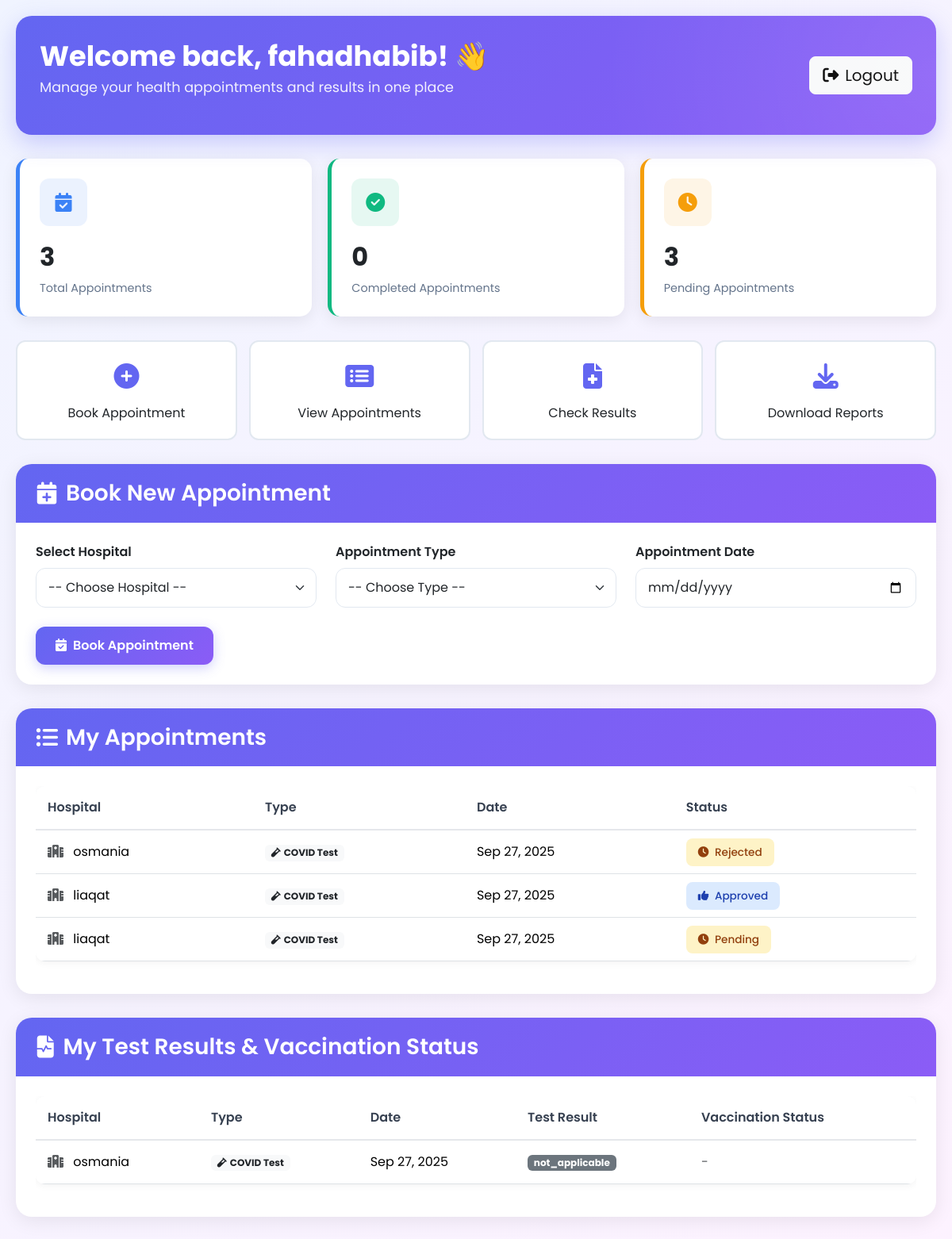
/patient_dashboard.php (signed in), run on the app's committed database.
### tables this page shows
CREATE TABLE `appointments` (
  `id` int(11) NOT NULL,
  `patient_id` int(11) NOT NULL,
  `hospital_id` int(11) NOT NULL,
  `vaccine_id` int(11) DEFAULT NULL,
  `type` enum('test','vaccination') NOT NULL,
  `appointment_date` date NOT NULL,
  `status` enum('pending','approved','rejected','completed') DEFAULT 'pending',
  `created_at` timestamp NOT NULL DEFAULT current_timestamp()
);

CREATE TABLE `users` (
  `id` int(11) NOT NULL,
  `name` varchar(100) NOT NULL,
  `email` varchar(100) NOT NULL,
  `password` varchar(255) NOT NULL,
  `phone` varchar(20) DEFAULT NULL,
  `address` text DEFAULT NULL,
  `role` enum('admin','hospital','patient') NOT NULL DEFAULT 'patient',
  `status` enum('pending','approved','rejected') DEFAULT 'approved',
  `created_at` timestamp NOT NULL DEFAULT current_timestamp()
);

CREATE TABLE `results` (
  `id` int(11) NOT NULL,
  `appointment_id` int(11) NOT NULL,
  `test_result` enum('positive','negative','not_applicable') DEFAULT 'not_applicable',
  `vaccination_status` enum('not_done','1st_dose','2nd_dose','completed') DEFAULT 'not_done',
  `remarks` text DEFAULT NULL,
  `updated_at` timestamp NOT NULL DEFAULT current_timestamp() ON UPDATE current_timestamp()
);

### patient_dashboard.php (the view, shortened to what this page needs)
<?php
include 'connection.php';
$patient_id = $_SESSION['patient_id'];
$appointments = mysqli_query($conn,
    "SELECT a.appointment_date, a.type, a.status, h.name AS hospital_name
     FROM appointments a
     JOIN users h ON a.hospital_id = h.id
     WHERE a.patient_id = '$patient_id'
     ORDER BY a.appointment_date DESC");
$results = mysqli_query($conn, "
    SELECT a.appointment_date, a.type, h.name AS hospital_name, r.test_result, r.vaccination_status
    FROM results r
    JOIN appointments a ON r.appointment_id = a.id
    JOIN users h ON a.hospital_id = h.id
    WHERE a.patient_id = '$patient_id'
    ORDER BY a.appointment_date DESC
");
$total_appointments = mysqli_num_rows($appointments);
$completed_appointments = mysqli_query($conn, "SELECT COUNT(*) as count FROM appointments WHERE patient_id = '$patient_id' AND status='completed'");
$completed_count = mysqli_fetch_assoc($completed_appointments)['count'];
mysqli_data_seek($appointments, 0);
?>
<!DOCTYPE html>
<html lang="en">
<head>
    <link rel="stylesheet" href="https://cdn.jsdelivr.net/npm/bootstrap@5.3.3/dist/css/bootstrap.min.css">
    <link rel="stylesheet" href="https://cdnjs.cloudflare.com/ajax/libs/font-awesome/6.4.0/css/all.min.css">
</head>
<body>
<div class="dashboard-container">
    <div class="dashboard-header">
        <div class="row align-items-center">
            <div class="col-md-8">
                <div class="welcome-text">
                    <h1>Welcome back, <?php echo htmlspecialchars($_SESSION['patient_name']); ?>! 👋</h1>
                    <p>Manage your health appointments and results in one place</p>
                </div>
            </div>
            <div class="col-md-4 text-end">
                <a href="patient_logout.php" class="btn btn-light btn-lg">
                    <i class="fas fa-sign-out-alt me-2"></i>Logout
                </a>
            </div>
        </div>
    </div>
    <div class="stats-grid">
        <div class="stat-card appointments">
            <div class="stat-icon">
                <i class="fas fa-calendar-check"></i>
            </div>
            <div class="stat-number"><?php echo $total_appointments; ?></div>
            <div class="stat-label">Total Appointments</div>
        </div>
        <div class="stat-card completed">
            <div class="stat-icon">
                <i class="fas fa-check-circle"></i>
            </div>
            <div class="stat-number"><?php echo $completed_count; ?></div>
            <div class="stat-label">Completed Appointments</div>
        </div>
        <div class="stat-card pending">
            <div class="stat-icon">
                <i class="fas fa-clock"></i>
            </div>
            <div class="stat-number"><?php echo $total_appointments - $completed_count; ?></div>
            <div class="stat-label">Pending Appointments</div>
        </div>
    </div>
    <div class="quick-actions">
        <a href="#book-appointment" class="action-btn">
            <div class="action-icon">
                <i class="fas fa-plus-circle"></i>
            </div>
            <div class="action-text">Book Appointment</div>
        </a>
        <a href="#my-appointments" class="action-btn">
            <div class="action-icon">
                <i class="fas fa-list-alt"></i>
            </div>
            <div class="action-text">View Appointments</div>
        </a>
        <a href="#my-results" class="action-btn">
            <div class="action-icon">
                <i class="fas fa-file-medical"></i>
            </div>
            <div class="action-text">Check Results</div>
        </a>
        <a href="#" class="action-btn">
            <div class="action-icon">
                <i class="fas fa-download"></i>
            </div>
            <div class="action-text">Download Reports</div>
        </a>
    </div>
    <div class="section-card" id="book-appointment">
        <div class="card-header-custom">
            <h3><i class="fas fa-calendar-plus"></i> Book New Appointment</h3>
        </div>
        <div class="card-body-custom">
            <form method="POST" class="row g-4">
                <div class="col-md-4">
                    <label class="form-label fw-semibold">Select Hospital</label>
                    <select name="hospital_id" class="form-select" required>
                        <option value="">-- Choose Hospital --</option>
                    </select>
                </div>
                <div class="col-md-4">
                    <label class="form-label fw-semibold">Appointment Type</label>
                    <select name="type" class="form-select" required>
                        <option value="">-- Choose Type --</option>
                    </select>
                </div>
                <div class="col-md-4">
                    <label class="form-label fw-semibold">Appointment Date</label>
                    <input type="date" name="appointment_date" class="form-control" required min="<?php echo date('Y-m-d'); ?>">
                </div>
                <div class="col-12">
                    <button type="submit" name="book" class="btn btn-custom">
                        <i class="fas fa-calendar-check me-2"></i>Book Appointment
                    </button>
                </div>
            </form>
        </div>
    </div>
    <div class="section-card" id="my-appointments">
        <div class="card-header-custom">
            <h3><i class="fas fa-list-ul"></i> My Appointments</h3>
        </div>
        <div class="card-body-custom">
            <div class="table-responsive">
                <table class="table table-hover table-custom">
                    <thead>
                        <tr>
                            <th>Hospital</th>
                            <th>Type</th>
                            <th>Date</th>
                            <th>Status</th>
                        </tr>
                    </thead>
                    <tbody>
                    <?php if(mysqli_num_rows($appointments) > 0) {
                            while($a = mysqli_fetch_assoc($appointments)) { ?>
                        <tr>
                            <td>
                                <i class="fas fa-hospital me-2 text-muted"></i>
                                <?php echo htmlspecialchars($a['hospital_name']); ?>
                            </td>
                            <td>
                                <?php if($a['type'] == 'test'): ?>
                                    <span class="badge bg-light text-dark">
                                        <i class="fas fa-vial me-1"></i>COVID Test
                                    </span>
                                <?php else: ?>
                                    <span class="badge bg-light text-dark">
                                        <i class="fas fa-syringe me-1"></i>Vaccination
                                    </span>
                                <?php endif; ?>
                            </td>
                            <td><?php echo date('M j, Y', strtotime($a['appointment_date'])); ?></td>
                            <td>
                                <span class="badge-custom
                                    <?php echo ($a['status']=='completed') ? 'badge-completed' :
                                             (($a['status']=='approved') ? 'badge-approved' : 'badge-pending'); ?>">
                                    <i class="fas
                                        <?php echo ($a['status']=='completed') ? 'fa-check' :
                                                 (($a['status']=='approved') ? 'fa-thumbs-up' : 'fa-clock'); ?> me-1"></i>
                                    <?php echo ucfirst($a['status']); ?>
                                </span>
                            </td>
                        </tr>
                    <?php } } ?>
                    </tbody>
                </table>
            </div>
        </div>
    </div>
    <div class="section-card" id="my-results">
        <div class="card-header-custom">
            <h3><i class="fas fa-file-medical-alt"></i> My Test Results & Vaccination Status</h3>
        </div>
        <div class="card-body-custom">
            <div class="table-responsive">
                <table class="table table-hover table-custom">
                    <thead>
                        <tr>
                            <th>Hospital</th>
                            <th>Type</th>
                            <th>Date</th>
                            <th>Test Result</th>
                            <th>Vaccination Status</th>
                        </tr>
                    </thead>
                    <tbody>
                    <?php if(mysqli_num_rows($results) > 0) {
                            while($r = mysqli_fetch_assoc($results)) { ?>
                        <tr>
                            <td>
                                <i class="fas fa-hospital me-2 text-muted"></i>
                                <?php echo htmlspecialchars($r['hospital_name']); ?>
                            </td>
                            <td>
                                <?php if($r['type'] == 'test'): ?>
                                    <span class="badge bg-light text-dark">
                                        <i class="fas fa-vial me-1"></i>COVID Test
                                    </span>
                                <?php else: ?>
                                    <span class="badge bg-light text-dark">
                                        <i class="fas fa-syringe me-1"></i>Vaccination
                                    </span>
                                <?php endif; ?>
                            </td>
                            <td><?php echo date('M j, Y', strtotime($r['appointment_date'])); ?></td>
                            <td>
                                <?php
                                if ($r['type'] == 'test') {
                                    $result = $r['test_result'] ?: 'Pending';
                                    $badge_class = $result == 'Positive' ? 'bg-danger' : ($result == 'Negative' ? 'bg-success' : 'bg-secondary');
                                    echo '<span class="badge ' . $badge_class . '">' . $result . '</span>';
                                } else {
                                    echo '<span class="text-muted">-</span>';
                                }
                                ?>
                            </td>
                            <td>
                                <?php
                                if ($r['type'] == 'vaccination') {
                                    $status = $r['vaccination_status'] ?: 'Pending';
                                    $badge_class = $status == 'Completed' ? 'bg-success' : ($status == 'Scheduled' ? 'bg-info' : 'bg-secondary');
                                    echo '<span class="badge ' . $badge_class . '">' . $status . '</span>';
                                } else {
                                    echo '<span class="text-muted">-</span>';
                                }
                                ?>
                            </td>
                        </tr>
                    <?php } } ?>
                    </tbody>
                </table>
            </div>
        </div>
    </div>
</div>
</body>
</html>

### patient_dashboard.php (style rules this page uses)
:root { --primary: #6366f1; --primary-dark: #4f46e5; --success: #10b981; --warning: #f59e0b; --info: #3b82f6; --danger: #ef4444; --light: #f8fafc; --dark: #1e293b; --gradient: linear-gradient(135deg, #6366f1 0%, #8b5cf6 100%); }
* { margin: 0; padding: 0; box-sizing: border-box; font-family: 'Poppins', sans-serif; }
body { background: linear-gradient(135deg, #f0f4ff 0%, #fdf2ff 100%); min-height: 100vh; }
.dashboard-container { max-width: 1400px; margin: 0 auto; padding: 20px; }
.dashboard-header { background: var(--gradient); color: white; border-radius: 20px; padding: 30px; margin-bottom: 30px; box-shadow: 0 10px 30px rgba(99, 102, 241, 0.3); position: relative; overflow: hidden; }
.dashboard-header::before { content: ''; position: absolute; top: -50%; right: -50%; width: 100%; height: 200%; background: radial-gradient(circle, rgba(255,255,255,0.1) 0%, transparent 70%); }
.welcome-text h1 { font-size: 2.2rem; font-weight: 700; margin-bottom: 5px; }
.welcome-text p { opacity: 0.9; font-size: 1.1rem; }
.stats-grid { display: grid; grid-template-columns: repeat(auto-fit, minmax(250px, 1fr)); gap: 20px; margin-bottom: 30px; }
.stat-card { background: white; border-radius: 15px; padding: 25px; box-shadow: 0 5px 20px rgba(0,0,0,0.08); transition: transform 0.3s ease, box-shadow 0.3s ease; border-left: 5px solid var(--primary); }
.stat-card.appointments { border-left-color: var(--info); }
.stat-card.completed { border-left-color: var(--success); }
.stat-card.pending { border-left-color: var(--warning); }
.stat-icon { width: 60px; height: 60px; border-radius: 12px; display: flex; align-items: center; justify-content: center; margin-bottom: 15px; font-size: 1.5rem; }
.stat-card.appointments .stat-icon { background: rgba(59, 130, 246, 0.1); color: var(--info); }
.stat-card.completed .stat-icon { background: rgba(16, 185, 129, 0.1); color: var(--success); }
.stat-card.pending .stat-icon { background: rgba(245, 158, 11, 0.1); color: var(--warning); }
.stat-number { font-size: 2rem; font-weight: 700; margin-bottom: 5px; }
.stat-label { color: #64748b; font-size: 0.9rem; }
.section-card { background: white; border-radius: 20px; margin-bottom: 30px; box-shadow: 0 5px 25px rgba(0,0,0,0.08); overflow: hidden; transition: transform 0.3s ease; }
.card-header-custom { background: var(--gradient); color: white; padding: 20px 25px; border-bottom: none; }
.card-header-custom h3 { font-weight: 600; margin: 0; display: flex; align-items: center; gap: 10px; }
.card-body-custom { padding: 25px; }
.form-control, .form-select { border-radius: 12px; padding: 12px 15px; border: 1.5px solid #e2e8f0; transition: all 0.3s; }
.btn-custom { background: var(--gradient); border: none; color: white; padding: 12px 25px; border-radius: 12px; font-weight: 600; transition: all 0.3s; box-shadow: 0 4px 15px rgba(99, 102, 241, 0.3); }
.table-custom { border-radius: 12px; overflow: hidden; box-shadow: 0 2px 10px rgba(0,0,0,0.05); }
.table-custom thead { background: #f8fafc; }
.table-custom th { font-weight: 600; color: #374151; padding: 15px; border-bottom: 2px solid #e5e7eb; }
.table-custom td { padding: 15px; vertical-align: middle; }
.badge-custom { padding: 8px 15px; border-radius: 8px; font-weight: 500; font-size: 0.85rem; }
.badge-pending { background: #fef3c7; color: #92400e; }
.badge-approved { background: #dbeafe; color: #1e40af; }
.quick-actions { display: grid; grid-template-columns: repeat(auto-fit, minmax(200px, 1fr)); gap: 15px; margin-bottom: 30px; }
.action-btn { background: white; border: 2px solid #e2e8f0; border-radius: 12px; padding: 20px; text-align: center; transition: all 0.3s; cursor: pointer; text-decoration: none; color: inherit; }
.action-icon { font-size: 2rem; margin-bottom: 10px; color: var(--primary); }

### data on the page
appointments: users.name "osmania", type "test" (drawn), appointment_date "Sep 27, 2025", status "Rejected"
appointments: users.name "liaqat", type "test" (drawn), appointment_date "Sep 27, 2025", status "Approved"
appointments: users.name "liaqat", type "test" (drawn), appointment_date "Sep 27, 2025", status "Pending"
results: users.name "osmania", appointment.appointment_date "Sep 27, 2025", test_result "not_applicable"

### other printed values
$_SESSION['patient_name'] "fahadhabib"
$total_appointments "3"
$completed_count "0"
$total_appointments - $completed_count "3"
